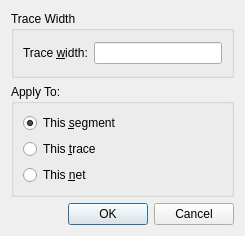
<?xml version="1.0" encoding="UTF-8"?>
<ui version="4.0">
 <class>SegmentWidthDialog</class>
 <widget class="QDialog" name="SegmentWidthDialog">
  <property name="enabled">
   <bool>true</bool>
  </property>
  <property name="geometry">
   <rect>
    <x>0</x>
    <y>0</y>
    <width>245</width>
    <height>236</height>
   </rect>
  </property>
  <property name="windowTitle">
   <string>Trace Width</string>
  </property>
  <layout class="QVBoxLayout" name="verticalLayout">
   <item>
    <widget class="QGroupBox" name="groupBox">
     <property name="title">
      <string>Trace Width</string>
     </property>
     <layout class="QVBoxLayout" name="verticalLayout_3">
      <item>
       <layout class="QHBoxLayout" name="horizontalLayout">
        <item>
         <widget class="QLabel" name="label">
          <property name="text">
           <string>Trace &amp;width:</string>
          </property>
          <property name="buddy">
           <cstring>widthBox</cstring>
          </property>
         </widget>
        </item>
        <item>
         <widget class="UnitLineEdit" name="widthBox"/>
        </item>
       </layout>
      </item>
     </layout>
    </widget>
   </item>
   <item>
    <widget class="QGroupBox" name="groupBox_3">
     <property name="title">
      <string>Apply To:</string>
     </property>
     <layout class="QVBoxLayout" name="verticalLayout_2">
      <item>
       <widget class="QRadioButton" name="segButton">
        <property name="text">
         <string>This &amp;segment</string>
        </property>
        <property name="checked">
         <bool>true</bool>
        </property>
       </widget>
      </item>
      <item>
       <widget class="QRadioButton" name="traceButton">
        <property name="text">
         <string>This &amp;trace</string>
        </property>
       </widget>
      </item>
      <item>
       <widget class="QRadioButton" name="netButton">
        <property name="text">
         <string>This &amp;net</string>
        </property>
       </widget>
      </item>
     </layout>
    </widget>
   </item>
   <item>
    <widget class="QDialogButtonBox" name="buttonBox">
     <property name="orientation">
      <enum>Qt::Horizontal</enum>
     </property>
     <property name="standardButtons">
      <set>QDialogButtonBox::Cancel|QDialogButtonBox::Ok</set>
     </property>
    </widget>
   </item>
  </layout>
 </widget>
 <customwidgets>
  <customwidget>
   <class>UnitLineEdit</class>
   <extends>QLineEdit</extends>
   <header location="global">UnitLineEdit.h</header>
  </customwidget>
 </customwidgets>
 <resources/>
 <connections>
  <connection>
   <sender>buttonBox</sender>
   <signal>accepted()</signal>
   <receiver>SegmentWidthDialog</receiver>
   <slot>accept()</slot>
   <hints>
    <hint type="sourcelabel">
     <x>257</x>
     <y>443</y>
    </hint>
    <hint type="destinationlabel">
     <x>157</x>
     <y>274</y>
    </hint>
   </hints>
  </connection>
  <connection>
   <sender>buttonBox</sender>
   <signal>rejected()</signal>
   <receiver>SegmentWidthDialog</receiver>
   <slot>reject()</slot>
   <hints>
    <hint type="sourcelabel">
     <x>325</x>
     <y>443</y>
    </hint>
    <hint type="destinationlabel">
     <x>286</x>
     <y>274</y>
    </hint>
   </hints>
  </connection>
 </connections>
</ui>
